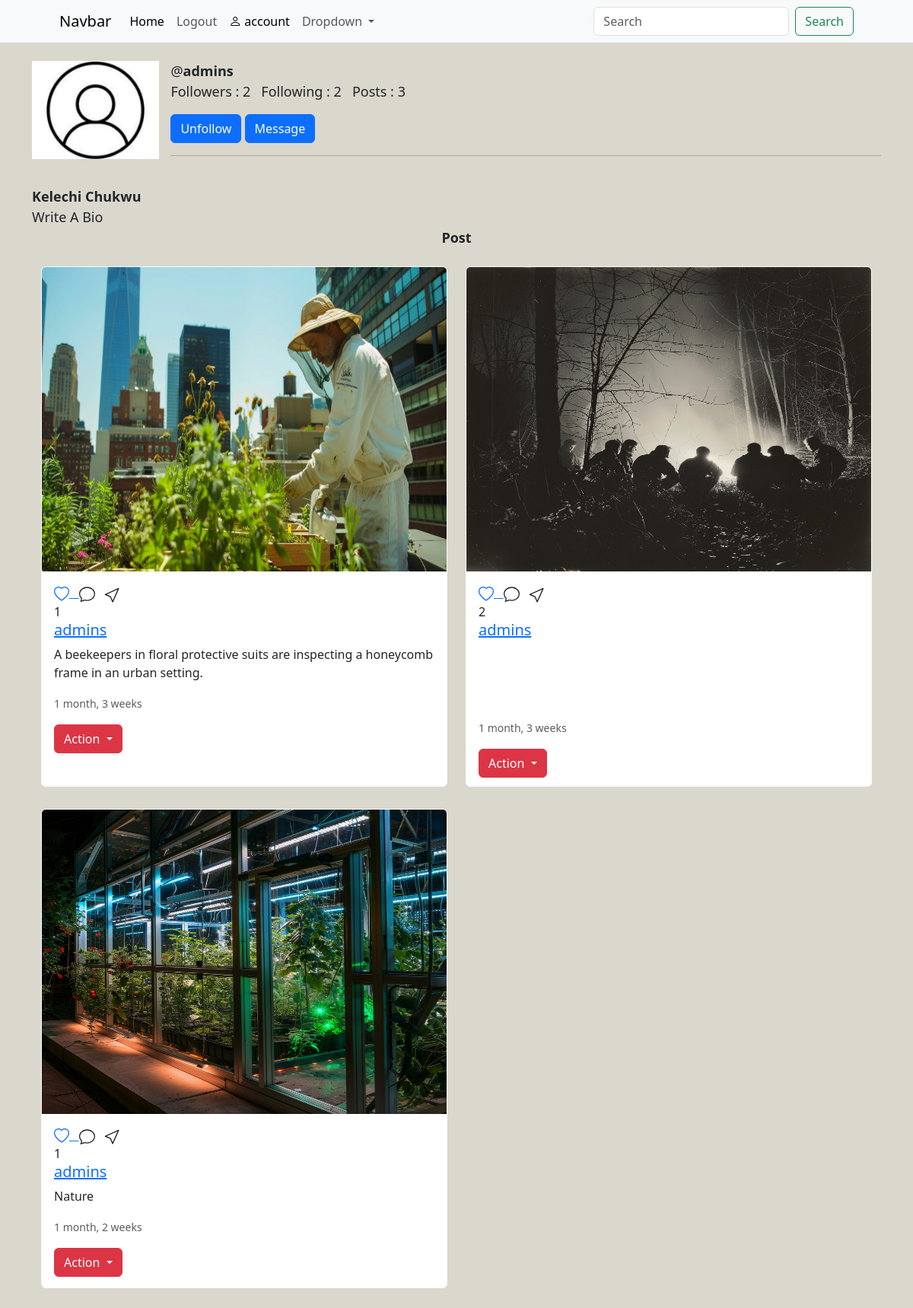
Before: /admins/ (signed in) with the older database file.
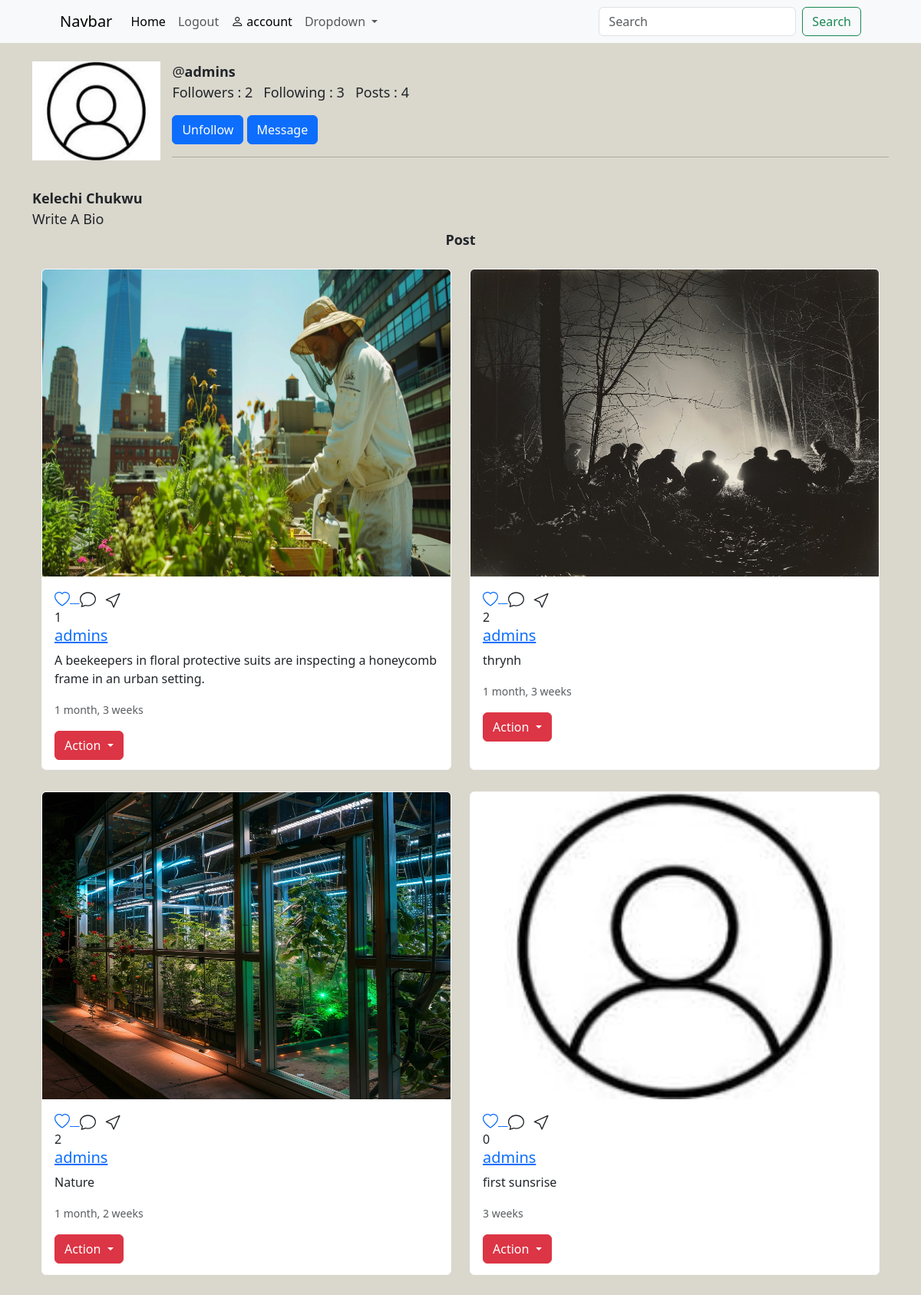
After: the same page with the newer database file.
### main/models.py (models this page shows, shortened)
class Profile(models.Model):
    user = models.OneToOneField(User,on_delete=models.CASCADE)
    bio = models.TextField(max_length=500,blank=True)
    profile_picture = models.ImageField(upload_to="profile_picture/",blank=True)

class Post(models.Model):
    user = models.ForeignKey(User,on_delete=models.CASCADE)
    image = models.ImageField(upload_to='posts/')
    caption = models.TextField(blank=True)
    create_at = models.DateTimeField(auto_now_add=True)
    likes = models.IntegerField(default=0)

### main/views.py (the view)
# urls.py: path('<str:username>/',views.profile_user,name="profile"),
@login_required(login_url='login')
def profile_user(request,username):
    try:
        user = get_object_or_404(User,username=username)
        profile = Profile.objects.get(user=user)
        pic = user.post_set.all()
        following = Follow.objects.filter(follower=request.user,following=user)
    except :
        messages.success(request,'doesnt exist')
        return redirect('home')
    context = {'profile':profile,'pic':pic,'following':following}
    return render(request,'profile.html',context)

### templates/profile.html (shortened to what this page needs)
{% extends 'partial/main.html' %}
{% load static %}
{% block content %}
<br>
<div class="container">
        {% if profile.profile_picture %}
        <img src="{{profile.profile_picture.url }}" alt="" width="15%" class="rounded-circle" id="pic">
        {% else %}
        <img src="{% static 'media/profile_picture/download.jpg' %}" alt="" id="pic" width="15%" >
        {% endif %}
        <p style="font-size: large;" >
            @<b>{{profile.user}}</b>
            <br>
            Followers : {{profile.user.followers.count}} &nbsp;
            Following : {{profile.user.following.count}} &nbsp;
            Posts : {{pic.count}} <br>
            {% if profile.user != request.user %}
                {% if following %}
                <form action="{% url 'unfollow' profile.user.username %}" method="post">
                    <button type="submit" class="btn btn-primary">Unfollow </button>
                    <button type="button" class="btn btn-primary" >Message</button>
                </form>
                {% else%}
                <form action="{% url 'follow' profile.user.username %}" method="post">
                    {% csrf_token %}
                    <button type="submit" class="btn btn-primary">Follow </button>
                </form>
                {% endif %}
            {% else %}
                <a href="#" class="btn btn-outline-primary" role="button">Edit Profile</a>
            {% endif %}
        </p>
            <hr>
        <br>
        <div style="font-size: large;">
            <b>{{profile.user.first_name}}  {{profile.user.last_name}}</b>
            <br>
            {% if profile.bio %}
                    <pre>{{profile.bio}}</pre>
            {% else %}
                Write A Bio
            {% endif %} <br>
        </div>
        <div align="center" style="font-size: large;">
                <b>Post</b>
        </div>
        <br>
        <div class="container">
            <div class="row">
                {% for post in pic%}
                <div class="col-lg-6" >
                    <div class="card col-sm-12 mb-4 card border-light" style="height: 96%;">
                        <a href="{% url 'post_detail' post.id %}"><img src="{{post.image.url}}" class="card-img-top" alt="..." height="400"></a>
                        <div class="card-body">
                            <div class="run">
                                <a href="{% url 'like_detail' post.id %}">
                                </a>
                            </div>
                            {{post.likes}}
                        <a href="{% url 'profile' post.user.username %}"><h5 class="card-title">{{post.user}}</h5> </a>
                        {% if post.caption %}
                        <p class="card-text">{{post.caption}}</p>
                        {% else %}
                        <br><br><br><br>
                        {% endif %}
                        <p class="card-text"><small class="text-body-secondary">{{post.create_at|timesince}}</small></p>
                                    <div class="btn-group">
                                        <button type="button" class="btn btn-danger dropdown-toggle" data-bs-toggle="dropdown" aria-expanded="false">
                                        Action
                                        </button>
                                    </div>
                        </div>
                    </div>
                </div>
                {% endfor %}
        </div>
</div>
{% endblock content %}

### templates/partial/main.html (shortened to what this page needs)
{% load static %}
<!DOCTYPE html>
<html lang="en">
<head>
    <link rel="stylesheet" href="{% static 'css/style.css' %}">
    <link rel="stylesheet" href="https://cdn.jsdelivr.net/npm/bootstrap-icons@1.11.3/font/bootstrap-icons.min.css">
    <link href="https://cdn.jsdelivr.net/npm/bootstrap@5.3.3/dist/css/bootstrap.min.css" rel="stylesheet">
</head>
<body class="body">
    {% include 'partial/nav.html' %}
    {% block content %}
    {% endblock %}
</body>
</html>

### templates/partial/nav.html (shortened to what this page needs)
<nav class="navbar navbar-expand-lg bg-body-tertiary">
    <div class="container px-4 px-lg-5">
      <a class="navbar-brand" href="{% url 'home' %}">Navbar</a>
      <div class="collapse navbar-collapse" id="navbarSupportedContent">
        <ul class="navbar-nav me-auto mb-2 mb-lg-0">
          <li class="nav-item">
            <a class="nav-link active" aria-current="page" href="{% url 'home' %}">Home</a>
          </li>
          {% if request.user.is_authenticated %}
          <li class="nav-item">
            <a class="nav-link" href="{% url 'logout' %}">Logout</a>
          </li>
          <li class="nav-item">
            <a href="{% url 'profile' request.user.username %}" class="nav-link active" ><i class="bi bi-person"></i> account</a>
           </li>
         {% endif %}
          <li class="nav-item dropdown">
            <a class="nav-link dropdown-toggle" href="#" role="button" data-bs-toggle="dropdown" aria-expanded="false">
              Dropdown
            </a>
          </li>
        </ul>
        <form class="d-flex" role="search" method="post" action="{% url 'search' %}">
          <input class="form-control me-2" name="search" type="search" placeholder="Search" aria-label="Search">
          <button class="btn btn-outline-success" type="submit">Search</button>
        </form>
      </div>
    </div>
</nav>

### static/css/style.css (style rules this page uses)
.body { background-color: #dad7cd; }

### templates/profile.html (style rules this page uses)
#pic { float: left; margin-right: 15px; }

Changed rows visible on the page:
computed for Profile "admins": user.following.count "2" → "3"
changed Post: caption (not shown) → "thrynh"
changed Post "Nature": likes "1" → "2"
added Post: image (picture), likes "0", user "admins", caption "first sunsrise", create_at "3 weeks"
Other visible differences:
{{ pic.count }}: "3" → "4"
